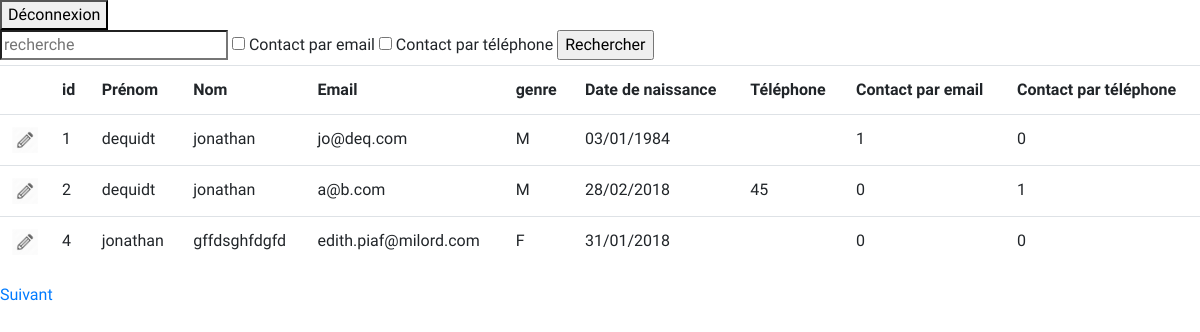
Page /exercice_formulaire/view.php (signed in) on the committed database.
### tables this page shows
CREATE TABLE `utilisateur` (
  `id` int(11) NOT NULL AUTO_INCREMENT,
  `lastname` varchar(50) NOT NULL,
  `firstname` varchar(50) NOT NULL,
  `email` varchar(250) DEFAULT NULL,
  `gender`varchar(1) DEFAULT NULL,
  `birthdate` DATE DEFAULT NULL,
  `phone` varchar(15),
  `mail_subscribe` tinyint(1) DEFAULT 0,
  `phone_subscribe` tinyint(1) DEFAULT 0,
  PRIMARY KEY (`id`),
  UNIQUE KEY `email` (`email`)
);

### lib/fonctions.php (the view, shortened to what this page needs)
<?php
function table_html($array, $updateable = false, $update_url = '') {
    $table = '<table class="table"><tr>';
    if ($updateable)
        $table .= '<th></th>';
    foreach(array_keys($array[0]) as $key) {
        $table .= '<th>' . $key . '</th>';
    }
    $table .= '</tr>';
    foreach($array as $row) {
        $table .= '<tr>';
        if ($updateable)
            $table .= '<td class="edit"><a href="' . $update_url . '?id=' . $row['id'] .'"><img src="img/edit.png"/></a></td>';
        foreach($row as $value) {
            $table .= '<td>' . $value . '</td>';
        }
        $table .= '</tr>';
    }
    $table .= '</table>';
    return $table;
}
function getValue($value, $default = '') {
    return !empty($_GET[$value]) ? $_GET[$value] : $default;
}
function getInt($value, $default = '') {
    return (int)getValue($value, $default);
}
function getImplode($key = '', $new_val = '') {
    return implode('&', array_map(
        function ($value, $key) {
            return $key . '=' . $value;
        }, $_GET, array_keys($_GET)));
}

### exercice_formulaire/header.php (shortened to what this page needs)
<!DOCTYPE html>
<html lang="fr">
<head>
    <link rel="stylesheet" href="https://maxcdn.bootstrapcdn.com/bootstrap/4.0.0/css/bootstrap.min.css">
    <link href="css/styles.css" rel="stylesheet">
</head>
<body>
    <?php
        require_once('../lib/fonctions.php');
    ?>

### exercice_formulaire/view.php (shortened to what this page needs)
<?php
    require_once('../lib/fonctions.php');
    $connected = isset($_SESSION['id']);
    require_once('header.php');
?>
<?php if ($connected) : ?>
<form>
    <button>Déconnexion</button>
</form>
<?php endif; ?>
<?php
    $nb_element = 3;
    $page = getInt('page', 1);
    $offset = ($page - 1) * $nb_element;
    $search = getValue('s');
    $mail_subscribe = getValue('mail_subscribe');
    $phone_subscribe = getValue('phone_subscribe');
    $where = '';
    echo '
        <form method="GET" action="#">
            <input type="search" placeholder="recherche" name="s" value="' . $search . '">
            <label><input type="checkbox" name="mail_subscribe" value="1" ' . ($mail_subscribe == '1' ? 'checked' : '') . '> Contact par email</label>
            <label><input type="checkbox" name="phone_subscribe" value="1" ' . ($phone_subscribe == '1' ? 'checked' : '') . '> Contact par téléphone</label>
            <input type="submit" value="Rechercher">
        </form>';
    $db = connexion();
    $query = $db->query("SELECT COUNT(*) AS nb FROM utilisateur $where");
    $nb_elements = $query->fetch()['nb'];
    $max_page = ceil($nb_elements / $nb_element);
    $query_string = "
        SELECT id,
               firstname as Prénom,
               lastname as Nom,
               email as Email,
               gender as genre,
               DATE_FORMAT(birthdate, '%d/%m/%Y') as \"Date de naissance\",
               phone as Téléphone,
               mail_subscribe as \"Contact par email\",
               phone_subscribe as \"Contact par téléphone\"
        FROM utilisateur
        $where
        LIMIT $nb_element OFFSET $offset
    ";
    $query = $db->query($query_string);
    $results = $query->fetchAll();
    $tableau = table_html($results, $connected, 'index.php');
    echo $tableau;
    if ($page < $max_page)
    {
        echo '<a href="?' . getImplode('page', $page + 1) . '">Suivant</a>';
    }
?>
<?php
    require_once('footer.php');
?>

### exercice_formulaire/footer.php (shortened to what this page needs)
</body>
</html>

### exercice_formulaire/css/styles.css (style rules this page uses)
body { font-family: 'Titillium Web', sans-serif; }
.edit { width: 50px; }
.edit img { max-width: 100%; height: auto; }
:root { --input-padding-x: .75rem; --input-padding-y: .75rem; }

### rows in the picture
utilisateur: value "1", firstname "dequidt", lastname "jonathan", email "jo@deq.com", gender "M", value "03/01/1984", phone_subscribe "0"
utilisateur: id "2", firstname "dequidt", lastname "jonathan", email "a@b.com", gender "M", value "28/02/2018", phone "45", mail_subscribe "0", phone_subscribe "1"
utilisateur: id "4", firstname "jonathan", lastname "gffdsghfdgfd", email "edith.piaf@milord.com", gender "F", value "31/01/2018", value "0"

### other values in the picture
$key "id"
$key "Prénom"
$key "Nom"
$key "Email"
$key "genre"
$key "Date de naissance"
$key "Téléphone"
$key "Contact par email"
$key "Contact par téléphone"
